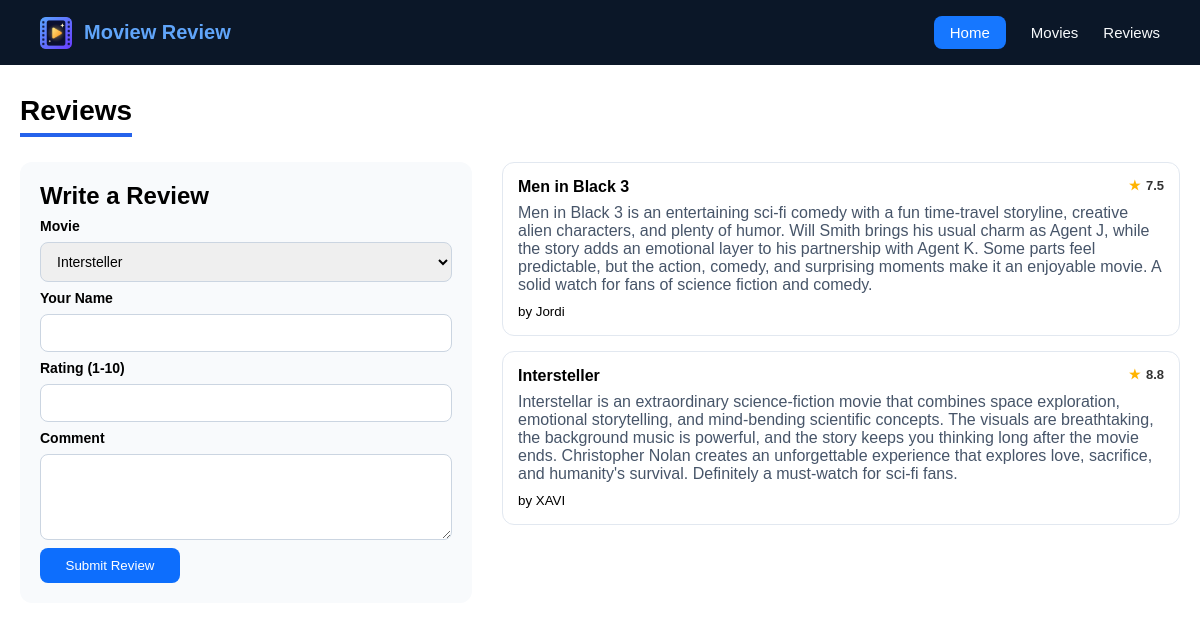
The app's page /reviews/ with its own data.
### app/models.py (models this page shows, shortened)
class Review(models.Model):
    movie = models.ForeignKey(Movie, on_delete=models.CASCADE)
    user = models.CharField(max_length=100)
    rating = models.FloatField()
    comment = models.TextField()
    created = models.DateTimeField(auto_now_add=True)

class Movie(models.Model):
    name = models.CharField(max_length=200, unique=True)
    year = models.PositiveIntegerField()
    genre = models.CharField(max_length=100)
    description = models.TextField(blank=True)
    rating = models.DecimalField(max_digits=3, decimal_places=1)  # 8.8
    image = models.ImageField()  # jastai "inception.jpg"

### app/views.py (the view, shortened to what this page needs)
# urls.py: path('reviews/', reviews, name='reviews'),
def reviews(request):
    return render(request, "reviews.html", {
        "movies": Movie.objects.all(),
        "reviews": Review.objects.select_related("movie").order_by("-created"),
    })

### template/reviews.html (shortened to what this page needs)
{% extends "header.html" %} {% load static %} {% block content %}
<link rel="stylesheet" href="{%static 'CSS/style.css' %}?v={%now 'U'%}" />
<div class="page-container">
  <h1 class="page-title">Reviews</h1>
  <div class="review-layout">
    <form method="POST" class="review-form">
      <h2>Write a Review</h2>
      <label for="movie">Movie</label>
      <select name="movie" id="movie" required>
        {% for m in movies %}
        <option value="{{ m.id }}">{{ m.name }}</option>
        {% endfor %}
      </select>
      <label for="user">Your Name</label>
      <input type="text" name="user" id="user" required />
      <label for="rating">Rating (1-10)</label>
      <input
        type="number"
        name="rating"
        id="rating"
        min="1"
        max="10"
        step="0.1"
        required
      />
      <label for="comment">Comment</label>
      <textarea name="comment" id="comment" rows="4" required></textarea>
      <button type="submit">Submit Review</button>
    </form>
    <div class="review-list">
      {% for r in reviews %}
      <div class="review-card">
        <div class="review-top">
          <strong>{{ r.movie.name }}</strong>
          <span class="movie-rating"
            ><span class="star">★</span> {{ r.rating }}</span
          >
        </div>
        <p class="review-text">{{ r.comment }}</p>
        <small>by {{ r.user }}</small>
      </div>
      {% empty %}
      <p class="empty-msg">No reviews yet. Be the first!</p>
      {% endfor %}
    </div>
  </div>
</div>
{% endblock %}

### static/CSS/nav.css (style rules this page uses)
* { margin: 0px; padding: 0px; }

### static/CSS/style.css (style rules this page uses)
* { margin: 0px; padding: 0px; }
input[type="text"] { height: 32px; width: 42%; border: none; border-radius: 3px; }
button[type="submit"] { background-color: #1677ff; width: 6%; height: 33px; border-radius: 8px; border: none; cursor: pointer; }
.movie-rating { font-size: 13px; font-weight: bold; color: #333; }
.star { color: #ffb400; margin-right: 2px; }
.page-container { max-width: 1200px; margin: 0 auto; padding: 30px 20px; }
.page-title { font-size: 28px; border-bottom: 4px solid #2563eb; display: inline-block; padding-bottom: 6px; margin-bottom: 25px; }
.filter-bar select, .filter-bar button, .review-form input, .review-form select, .review-form textarea { padding: 10px 12px; border: 1px solid #cbd5e1; border-radius: 8px; font-size: 14px; }
.filter-bar button, .review-form button { background: #0d6efd; color: #fff; border: none; cursor: pointer; border-radius: 8px; padding: 10px 18px; }
.review-layout { display: grid; grid-template-columns: 1fr 1.5fr; gap: 30px; }
.review-form { display: flex; flex-direction: column; gap: 8px; background: #f8fafc; padding: 20px; border-radius: 12px; height: fit-content; }
.review-form label { font-weight: 600; font-size: 14px; }
.review-card { background: #fff; border: 1px solid #e2e8f0; border-radius: 12px; padding: 15px; margin-bottom: 15px; }
.review-top { display: flex; justify-content: space-between; margin-bottom: 8px; }
.review-text { margin: 8px 0; color: #475569; }
.page-container, .review-form, .review-card { font-family: Arial, Helvetica, sans-serif; }
.review-form input[type="text"], .review-form input[type="number"], .review-form select, .review-form textarea { width: 100%; height: auto; box-sizing: border-box; font-family: Arial, Helvetica, sans-serif; }
.review-form button[type="submit"] { width: auto; min-width: 140px; height: auto; align-self: flex-start; padding: 10px 22px; white-space: nowrap; background: #0d6efd; color: #fff; border: none; border-radius: 8px; cursor: pointer; }

### records on screen
Review: movie.name "Men in Black 3", rating "7.5", comment "Men in Black 3 is an entertaining sci-fi comedy with a fun time-travel storyline, creative alien characters, and plenty of humor. Will Smith brings his usual charm as Agent J, while the story adds an emotional layer to his partnership with Agent K. Some parts feel predictable, but the action, comedy, and surprising moments make it an enjoyable movie. A solid watch for fans of science fiction and comedy.", user "Jordi"
Review: movie.name "Intersteller", rating "8.8", comment "Interstellar is an extraordinary science-fiction movie that combines space exploration, emotional storytelling, and mind-bending scientific concepts. The visuals are breathtaking, the background music is powerful, and the story keeps you thinking long after the movie ends. Christopher Nolan creates an unforgettable experience that explores love, sacrifice, and humanity's survival. Definitely a must-watch for sci-fi fans.", user "XAVI"

### other values on screen
form field movie "Intersteller"
